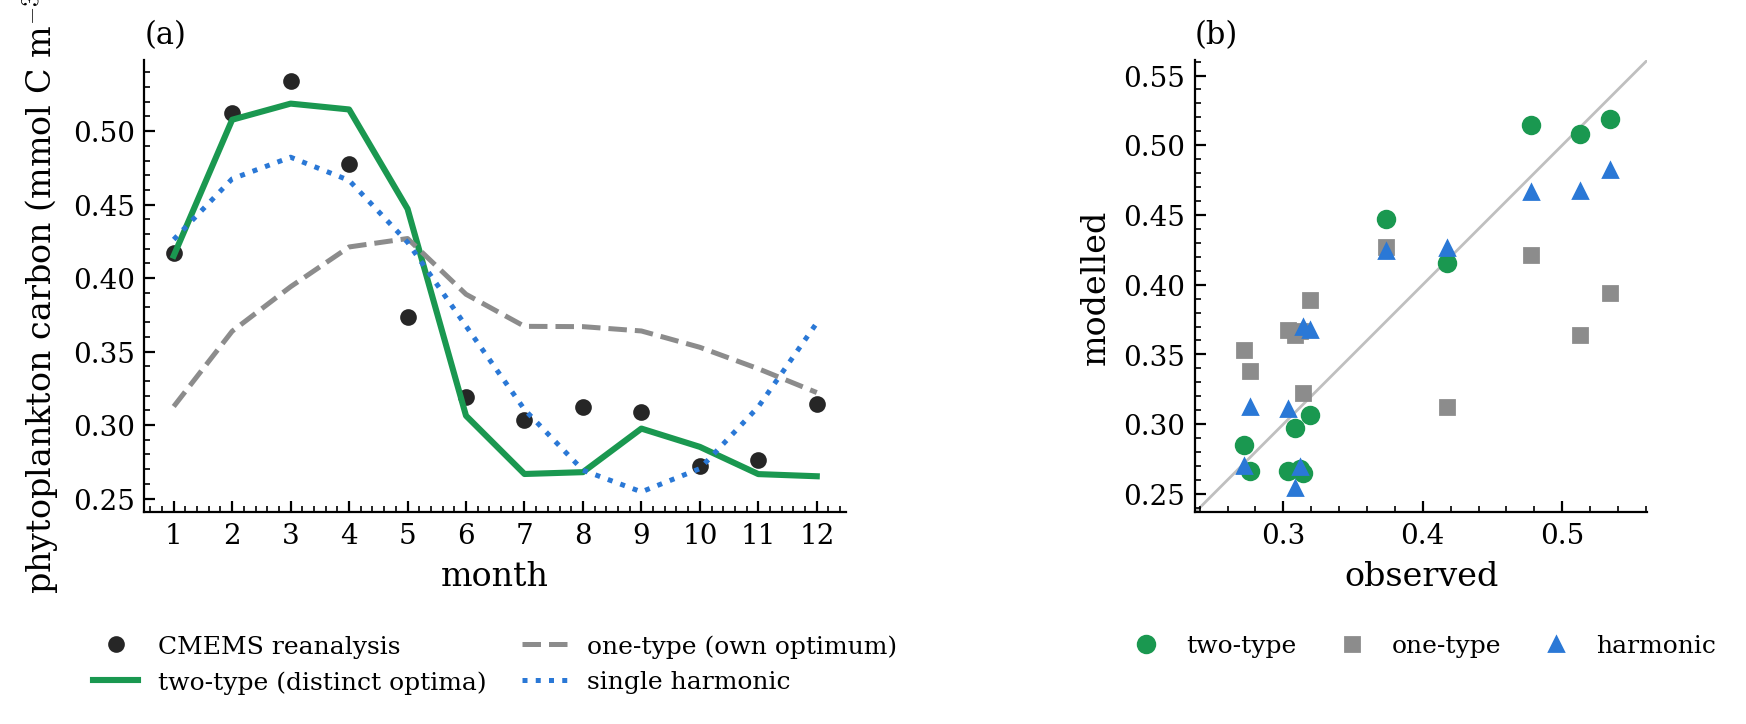

This chart was generated by the following Python code:
"""
fig13_modelselection.py  ->  fig13_modelselection.png

Two-panel diagnostic comparison of the two-type model against the one-type baseline
and a descriptive single-harmonic regression, on the CMEMS monthly climatology.

Every model is fitted at its OWN least-squares optimum and then scaled to the data,
a = <Pmod,obs>/<Pmod,Pmod>, so residuals are in observation units.  The one-type
baseline is therefore shown at its best achievable fit rather than at a suboptimal
optimum; this is why it appears nearly flat, which is the temperature-independent
single-type plateau of the equilibrium analysis.

(a) monthly cycle: observations, two-type, one-type, harmonic
(b) modelled vs observed, with the 1:1 line
"""
import numpy as np, csv, warnings; warnings.filterwarnings('ignore')
from scipy.integrate import solve_ivp
import matplotlib.pyplot as plt
import model

rows = list(csv.DictReader(open('station_climatology_point.csv')))
sst  = np.array([float(r['sst'])  for r in rows])
obs  = np.array([float(r['phyc']) for r in rows])
n = 12

DC  = (np.arange(12)+0.5)*365/12.0
dcx = np.concatenate([[DC[-1]-365], DC, [DC[0]+365]])
sx  = np.concatenate([[sst[-1]], sst, [sst[0]]])
Tfun = lambda t: float(np.interp(t % 365.0, dcx, sx))
P0 = model.make_p()

def rhs_factory(o1, o2, two=True):
    def rhs(t, y):
        N,P1,P2,Z,D = [max(x,1e-12) for x in y]; T = Tfun(t)
        th1 = model.theta(T,o1,P0['w1'],P0['wskew1']); th2 = model.theta(T,o2,P0['w2'],P0['wskew2'])
        rh  = model.rho(T,P0['rho0'],P0['Q10'],P0['Tref'])
        s=P0['switch']; a=P1**s; b=P2**s; tot=a+b+1e-12
        phi1, phi2 = (a/tot, b/tot) if two else (1.0, 0.0)
        gP1 = phi1*model.g(P1,P0['KP1']); gP2 = phi2*model.g(P2,P0['KP2'])
        gr1 = P0['mu1']*th1*model.f(N,P0['KN1'])*P1
        gr2 = (P0['mu2']*th2*model.f(N,P0['KN2'])*P2) if two else 0.0
        rm  = rh*D
        return [P0['I0']-P0['lN']*N-gr1-gr2+rm,
                gr1-P0['mZ']*gP1*Z-P0['d1']*P1,
                (gr2-P0['mZ']*gP2*Z-P0['d2']*P2) if two else -P2,
                P0['e']*P0['mZ']*(gP1+gP2)*Z-P0['dZ']*Z,
                P0['d1']*P1+P0['d2']*P2+(1-P0['e'])*P0['mZ']*(gP1+gP2)*Z+P0['dZ']*Z-rm-P0['lD']*D]
    return rhs

def monthly(o1, o2, two=True, years=6):
    y0 = [1,0.5,0.5,0.4,2.0] if two else [1,1.0,0.0,0.4,2.0]
    sol = solve_ivp(rhs_factory(o1,o2,two), [0,years*365], y0, method='RK45',
                    rtol=1e-6, atol=1e-8, max_step=5.0, dense_output=True)
    t0 = (years-1)*365.0; tt = np.linspace(t0, t0+365, 3660)
    Y = sol.sol(tt); Pm = Y[1]+Y[2] if two else Y[1]
    mon = np.floor(((tt-t0)/365.0)*12).astype(int) % 12
    return np.array([Pm[mon==m].mean() for m in range(12)])

def scaled(Pm):
    a = np.dot(Pm, obs)/np.dot(Pm, Pm)
    return a*Pm

def rss_of(Pm):
    return np.sum((scaled(Pm)-obs)**2)

# ---- fit each model at its own optimum ----
best2 = None
for o1 in np.arange(14.0, 17.51, 0.1):
    for o2 in np.arange(18.0, 21.51, 0.1):
        r = rss_of(monthly(o1, o2))
        if best2 is None or r < best2[0]: best2 = (r, o1, o2)
best1 = None
for o in np.arange(13.0, 23.01, 0.1):
    r = rss_of(monthly(o, o, two=False))
    if best1 is None or r < best1[0]: best1 = (r, o)

M2 = scaled(monthly(best2[1], best2[2]))
M1 = scaled(monthly(best1[1], best1[1], two=False))
tg = (np.arange(12)+0.5)/12.0
H  = np.column_stack([np.ones(n), np.cos(2*np.pi*tg), np.sin(2*np.pi*tg)])
MH = H @ np.linalg.lstsq(H, obs, rcond=None)[0]

def rep(tag, M):
    print(f"  {tag:26s} RSS={np.sum((M-obs)**2):.4f}  r={np.corrcoef(M,obs)[0,1]:.3f}  "
          f"range={M.max()/M.min():.2f}x")
print(f"two-type optimum  Topt=({best2[1]:.2f},{best2[2]:.2f})")
print(f"one-type optimum  Topt={best1[1]:.2f}")
rep("two-type", M2); rep("one-type", M1); rep("harmonic", MH)
print(f"  {'observations':26s} {'':21s} range={obs.max()/obs.min():.2f}x")

# ---------------- figure ----------------
plt.rcParams.update({'font.size': 10, 'axes.linewidth': 0.8,
                     'mathtext.fontset': 'cm', 'font.family': 'serif'})
fig, ax = plt.subplots(1, 2, figsize=(10.5, 3.9))
mn = np.arange(1, 13)

ax[0].plot(mn, obs, 'o', color='0.15', ms=5, label='CMEMS reanalysis')
ax[0].plot(mn, M2, '-',  color='#1a9850', lw=2.2, label='two-type (distinct optima)')
ax[0].plot(mn, M1, '--', color='0.55',   lw=1.8, label='one-type (own optimum)')
ax[0].plot(mn, MH, ':',  color='#2a78d6', lw=1.8, label='single harmonic')
ax[0].set_xlabel('month'); ax[0].set_ylabel('phytoplankton carbon (mmol C m$^{-3}$)')
ax[0].set_xticks(mn); ax[0].set_xlim(0.5, 12.5)
ax[0].set_title('(a)', loc='left', fontsize=11)
ax[0].spines['top'].set_visible(False); ax[0].spines['right'].set_visible(False)

lim = [min(obs.min(), M1.min(), M2.min(), MH.min())*0.93,
       max(obs.max(), M1.max(), M2.max(), MH.max())*1.05]
ax[1].plot(lim, lim, '-', color='0.75', lw=1.0, zorder=0)
ax[1].plot(obs, M2, 'o', color='#1a9850', ms=6, label='two-type')
ax[1].plot(obs, M1, 's', color='0.55',   ms=5, label='one-type')
ax[1].plot(obs, MH, '^', color='#2a78d6', ms=5, label='harmonic')
ax[1].set_xlabel('observed'); ax[1].set_ylabel('modelled')
ax[1].set_xlim(lim); ax[1].set_ylim(lim); ax[1].set_aspect('equal')
ax[1].set_title('(b)', loc='left', fontsize=11)
ax[1].spines['top'].set_visible(False); ax[1].spines['right'].set_visible(False)

# legends strictly below the axes so they cannot overlap the data
ax[0].legend(frameon=False, fontsize=9, ncol=2, loc='upper center',
             bbox_to_anchor=(0.5, -0.22), columnspacing=1.4, handlelength=1.8)
ax[1].legend(frameon=False, fontsize=9, ncol=3, loc='upper center',
             bbox_to_anchor=(0.5, -0.22), columnspacing=1.4, handlelength=1.6)

fig.subplots_adjust(bottom=0.34, top=0.92, wspace=0.32)
plt.savefig('fig13_modelselection.png', dpi=200, bbox_inches='tight')
print('\nwrote fig13_modelselection.png')
